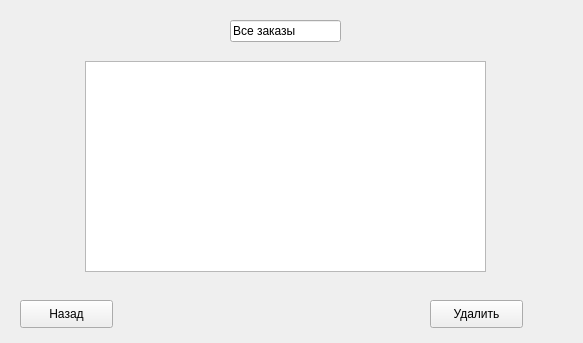
<?xml version="1.0" encoding="UTF-8"?>
<ui version="4.0">
 <class>admin_page</class>
 <widget class="QWidget" name="admin_page">
  <property name="geometry">
   <rect>
    <x>0</x>
    <y>0</y>
    <width>583</width>
    <height>343</height>
   </rect>
  </property>
  <property name="windowTitle">
   <string>Form</string>
  </property>
  <widget class="QPushButton" name="pushButton">
   <property name="geometry">
    <rect>
     <x>20</x>
     <y>300</y>
     <width>93</width>
     <height>28</height>
    </rect>
   </property>
   <property name="text">
    <string>Назад</string>
   </property>
  </widget>
  <widget class="QLineEdit" name="lineEdit">
   <property name="geometry">
    <rect>
     <x>230</x>
     <y>20</y>
     <width>111</width>
     <height>22</height>
    </rect>
   </property>
   <property name="text">
    <string>Все заказы</string>
   </property>
  </widget>
  <widget class="QPushButton" name="pushButton_2">
   <property name="geometry">
    <rect>
     <x>430</x>
     <y>300</y>
     <width>93</width>
     <height>28</height>
    </rect>
   </property>
   <property name="text">
    <string>Удалить</string>
   </property>
  </widget>
  <widget class="QListWidget" name="listWidget">
   <property name="geometry">
    <rect>
     <x>85</x>
     <y>61</y>
     <width>401</width>
     <height>211</height>
    </rect>
   </property>
  </widget>
 </widget>
 <resources/>
 <connections/>
</ui>
